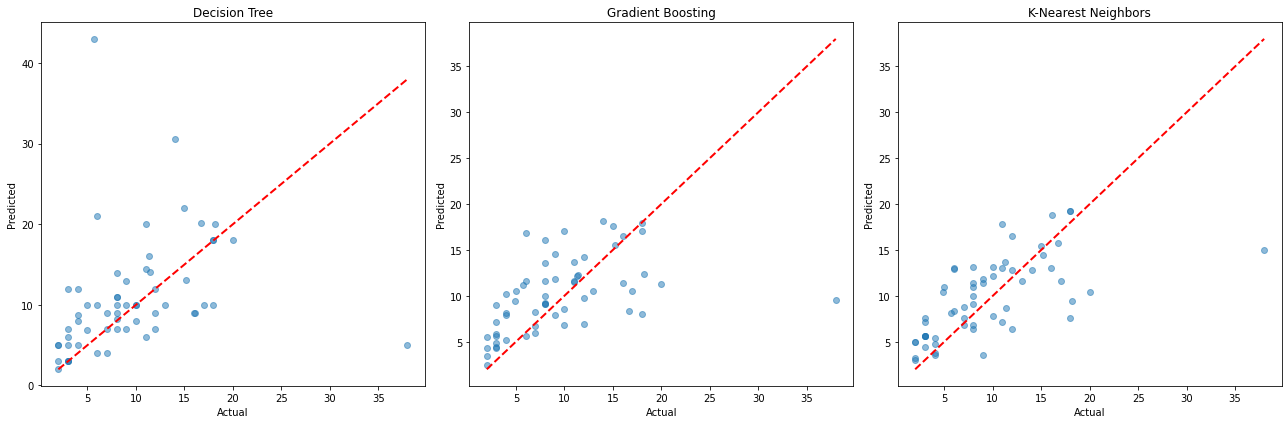

Source code (Python):
# -*- coding: utf-8 -*-
"""
Created on Thu Jun 13 23:16:59 2024

@author: QHS
"""

import pandas as pd
import numpy as np
import matplotlib.pyplot as plt
from sklearn.model_selection import train_test_split
from sklearn.preprocessing import StandardScaler
from sklearn.tree import DecisionTreeRegressor
from sklearn.ensemble import GradientBoostingRegressor
from sklearn.neighbors import KNeighborsRegressor
from sklearn.metrics import mean_squared_error, mean_absolute_error, r2_score

# Load the data
file_path = 'C:/Users/QHS/Desktop/AIbootcamp/BootCamp-AI-Day-6-Codes/example1.xlsx'
data = pd.read_excel(file_path)

# Preprocessing
data = pd.get_dummies(data, columns=['Station'], drop_first=True)
data = data.drop(columns=['date'])
data = data.dropna()

# Feature and target split
X = data.drop(columns=['CO ppm'])
y = data['CO ppm']

# Train-test split
X_train, X_test, y_train, y_test = train_test_split(X, y, test_size=0.2, random_state=42)

# Standardize features
scaler = StandardScaler()
X_train = scaler.fit_transform(X_train)
X_test = scaler.transform(X_test)

# Model definitions
models = {
    'Decision Tree': DecisionTreeRegressor(random_state=42),
    'Gradient Boosting': GradientBoostingRegressor(random_state=42),
    'K-Nearest Neighbors': KNeighborsRegressor()
}

# Evaluation function
def evaluate_model(model, X_train, X_test, y_train, y_test):
    model.fit(X_train, y_train)
    y_pred = model.predict(X_test)
    rmse = mean_squared_error(y_test, y_pred, squared=False)
    mae = mean_absolute_error(y_test, y_pred)
    r2 = r2_score(y_test, y_pred)
    return y_pred, rmse, mae, r2

# Evaluate all models
results = {}
for name, model in models.items():
    y_pred, rmse, mae, r2 = evaluate_model(model, X_train, X_test, y_train, y_test)
    results[name] = {
        'y_pred': y_pred,
        'rmse': rmse,
        'mae': mae,
        'r2': r2
    }

# Print evaluation metrics
for name, metrics in results.items():
    print(f"{name}:")
    print(f"RMSE: {metrics['rmse']}")
    print(f"MAE: {metrics['mae']}")
    print(f"R^2: {metrics['r2']}\n")

# Plot predictions
fig, axes = plt.subplots(1, 3, figsize=(18, 6))

for ax, (name, metrics) in zip(axes, results.items()):
    ax.scatter(y_test, metrics['y_pred'], alpha=0.5)
    ax.plot([y_test.min(), y_test.max()], [y_test.min(), y_test.max()], 'r--', lw=2)
    ax.set_title(name)
    ax.set_xlabel('Actual')
    ax.set_ylabel('Predicted')

plt.tight_layout()
plt.show()
